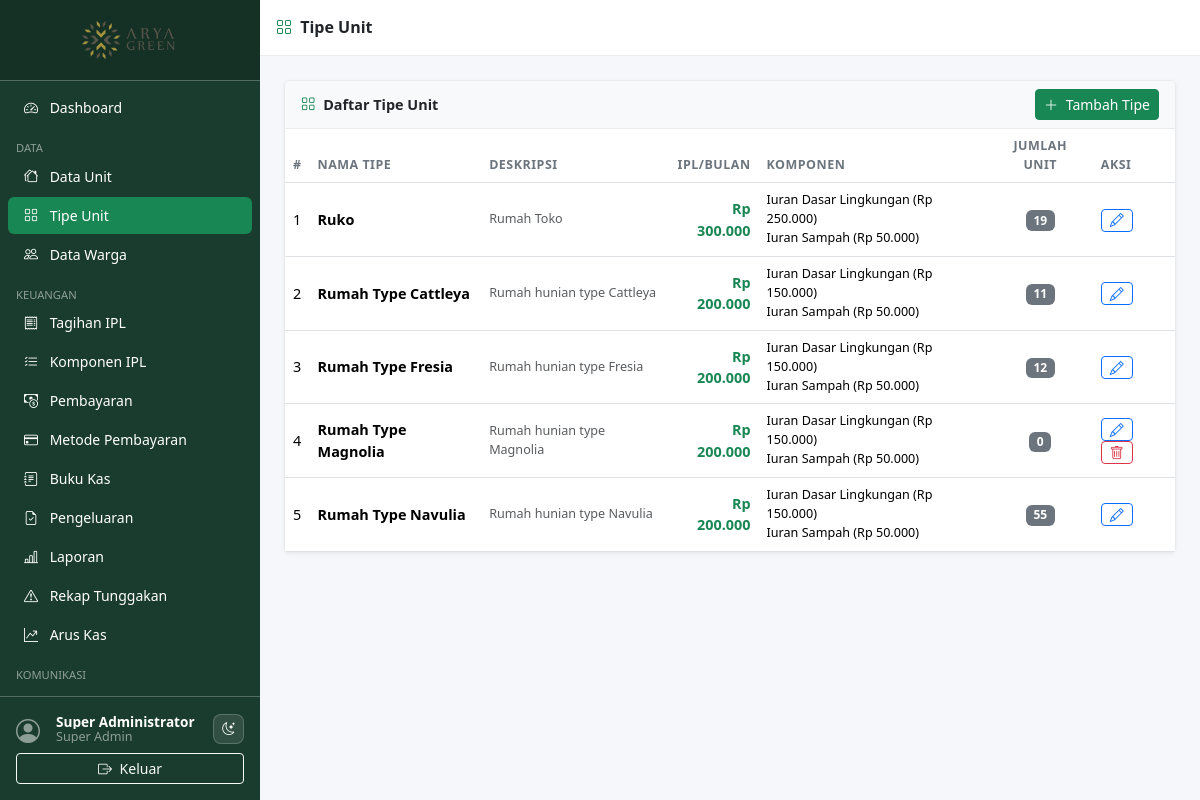
Page /pages/unit_types/index.php (signed in) on the committed database.
### tables this page shows
CREATE TABLE `unit_types` (
  `id`          INT UNSIGNED AUTO_INCREMENT PRIMARY KEY,
  `name`        VARCHAR(100) NOT NULL,
  `description` TEXT DEFAULT NULL,
  `ipl_amount`  DECIMAL(12,2) NOT NULL DEFAULT 0,
  `created_at`  TIMESTAMP DEFAULT CURRENT_TIMESTAMP
);

### includes/functions.php (called while the page is built, shortened)
<?php
function e(mixed $v): string {
    return htmlspecialchars((string)$v, ENT_QUOTES | ENT_SUBSTITUTE, 'UTF-8');
}
function idr(float $v): string {
    return 'Rp ' . number_format($v, 0, ',', '.');
}

### includes/auth.php (called while the page is built, shortened)
<?php
require_once __DIR__ . '/functions.php';
function auth_user(): array {
    return $_SESSION['auth_user'] ?? [];
}
function can(string $permission): bool {
    return in_array($permission, $_SESSION['permissions'] ?? [], true);
}

### pages/unit_types/index.php (the view, shortened to what this page needs)
<?php
require_once __DIR__ . '/../../includes/auth.php';
require_once __DIR__ . '/../../includes/functions.php';
$db = db();
$types = $db->query(
    'SELECT ut.*, COUNT(u.id) AS unit_count
     FROM unit_types ut
     LEFT JOIN units u ON u.unit_type_id = ut.id
     GROUP BY ut.id
     ORDER BY ut.name'
)->fetch_all(MYSQLI_ASSOC);
$comp_rows = $db->query(
    'SELECT utc.unit_type_id, c.name, utc.amount
     FROM unit_type_components utc
     JOIN ipl_components c ON c.id = utc.component_id
     ORDER BY c.sort_order'
)->fetch_all(MYSQLI_ASSOC);
$comp_map = [];
foreach ($comp_rows as $cr) {
    $comp_map[$cr['unit_type_id']][] = e($cr['name']) . ' (' . idr((float)$cr['amount']) . ')';
}
include __DIR__ . '/../../includes/header.php';
include __DIR__ . '/../../includes/sidebar.php';
?>
<div class="content-wrapper">
  <div class="topbar d-flex align-items-center px-3 gap-2">
    <h6 class="mb-0 fw-semibold"><i class="bi bi-grid me-1 text-success"></i> Tipe Unit</h6>
  </div>
  <div class="main-content">
    <div class="card">
      <div class="card-header d-flex align-items-center justify-content-between">
        <span><i class="bi bi-grid me-1 text-success"></i> Daftar Tipe Unit</span>
        <?php if (can('units.create')): ?>
          <a href="form.php" class="btn btn-success btn-sm">
            <i class="bi bi-plus-lg me-1"></i> Tambah Tipe
          </a>
        <?php endif; ?>
      </div>
      <div class="card-body p-0">
        <div class="table-responsive">
          <table class="table table-hover mb-0">
            <thead><tr>
              <th>#</th>
              <th>Nama Tipe</th>
              <th>Deskripsi</th>
              <th class="text-end">IPL/Bulan</th>
              <th>Komponen</th>
              <th class="text-center">Jumlah Unit</th>
              <th>Aksi</th>
            </tr></thead>
            <tbody>
            <?php if (empty($types)): ?>
              <tr><td colspan="6" class="text-center text-muted py-4">Belum ada tipe unit.</td></tr>
            <?php else: foreach ($types as $i => $t): ?>
              <tr>
                <td><?= $i + 1 ?></td>
                <td><strong><?= e($t['name']) ?></strong></td>
                <td class="text-muted small"><?= e($t['description'] ?: '—') ?></td>
                <td class="text-end fw-semibold text-success"><?= idr((float)$t['ipl_amount']) ?></td>
                <td class="small">
                  <?php if (!empty($comp_map[$t['id']])): ?>
                    <?= implode('<br>', $comp_map[$t['id']]) ?>
                  <?php else: ?>
                    <span class="text-muted">—</span>
                  <?php endif; ?>
                </td>
                <td class="text-center">
                  <span class="badge bg-secondary"><?= (int)$t['unit_count'] ?></span>
                </td>
                <td>
                  <?php if (can('units.edit')): ?>
                    <a href="form.php?id=<?= $t['id'] ?>"
                       class="btn btn-sm btn-outline-primary py-0 px-2">
                      <i class="bi bi-pencil"></i>
                    </a>
                  <?php endif; ?>
                  <?php if (can('units.delete') && (int)$t['unit_count'] === 0): ?>
                    <form method="POST" class="d-inline">
                      <button type="submit" class="btn btn-sm btn-outline-danger py-0 px-2"
                              data-confirm="Hapus tipe unit <?= e($t['name']) ?>?">
                        <i class="bi bi-trash"></i>
                      </button>
                    </form>
                  <?php endif; ?>
                </td>
              </tr>
            <?php endforeach; endif; ?>
            </tbody>
          </table>
        </div>
      </div>
    </div>
  </div>
</div>
<?php include __DIR__ . '/../../includes/footer.php'; ?>

### includes/header.php (shortened to what this page needs)
<?php
$current_user = auth_user();
?>
<!DOCTYPE html>
<html lang="id">
<head>
  <link rel="stylesheet" href="https://cdn.jsdelivr.net/npm/bootstrap@5.3.3/dist/css/bootstrap.min.css">
  <link rel="stylesheet" href="https://cdn.jsdelivr.net/npm/bootstrap-icons@1.11.3/font/bootstrap-icons.min.css">
  <link rel="stylesheet" href="<?= APP_URL ?>/assets/css/style.css">
</head>
<body>
<div class="wrapper d-flex">

### includes/sidebar.php (shortened to what this page needs)
<?php
$current_uri = $_SERVER['REQUEST_URI'] ?? '';
function nav_active(string $path): string {
    global $current_uri;
    return str_contains($current_uri, $path) ? ' active' : '';
}
?>
<nav id="sidebar" class="sidebar d-flex flex-column flex-shrink-0 p-0">
  <a href="<?= APP_URL ?>/pages/dashboard.php"
     class="d-flex align-items-center justify-content-center p-3 text-white text-decoration-none sidebar-brand"
     title="<?= e(APP_NAME) ?>">
    <img src="<?= APP_URL ?>/assets/images/logo.png" alt="<?= e(APP_NAME) ?>" class="sidebar-logo">
  </a>
  <hr class="text-white m-0">
  <div class="nav-scroll">
    <ul class="nav nav-pills flex-column px-2 py-2">
    <?php if (can('dashboard.view')): ?>
    <li class="nav-item">
      <a href="<?= APP_URL ?>/pages/dashboard.php"
         class="nav-link text-white<?= nav_active('/dashboard') ?>">
        <i class="bi bi-speedometer2 me-2"></i> Dashboard
      </a>
    </li>
    <?php endif; ?>
    <?php if (can('units.view')): ?>
    <li class="nav-item mt-2">
      <small class="text-white-50 px-2 text-uppercase" style="font-size:.7rem">Data</small>
    </li>
    <li class="nav-item">
      <a href="<?= APP_URL ?>/pages/units/index.php"
         class="nav-link text-white<?= nav_active('/units/') ?>">
        <i class="bi bi-houses me-2"></i> Data Unit
      </a>
    </li>
    <li class="nav-item">
      <a href="<?= APP_URL ?>/pages/unit_types/index.php"
         class="nav-link text-white<?= nav_active('/unit_types') ?>">
        <i class="bi bi-grid me-2"></i> Tipe Unit
      </a>
    </li>
    <?php endif; ?>
    <?php if (can('residents.view')): ?>
    <li class="nav-item">
      <a href="<?= APP_URL ?>/pages/residents/index.php"
         class="nav-link text-white<?= nav_active('/residents') ?>">
        <i class="bi bi-people me-2"></i> Data Warga
      </a>
    </li>
    <?php endif; ?>
    <?php if (can('billing.view') || can('payments.view')): ?>
    <li class="nav-item mt-2">
      <small class="text-white-50 px-2 text-uppercase" style="font-size:.7rem">Keuangan</small>
    </li>
    <?php endif; ?>
    <?php if (can('billing.view')): ?>
    <li class="nav-item">
      <a href="<?= APP_URL ?>/pages/billing/index.php"
         class="nav-link text-white<?= nav_active('/billing') ?>">
        <i class="bi bi-receipt me-2"></i> Tagihan IPL
      </a>
    </li>
    <?php endif; ?>
    <?php if (can('ipl_components.view')): ?>
    <li class="nav-item">
      <a href="<?= APP_URL ?>/pages/ipl_components/index.php"
         class="nav-link text-white<?= nav_active('/ipl_components') ?>">
        <i class="bi bi-list-check me-2"></i> Komponen IPL
      </a>
    </li>
    <?php endif; ?>
    <?php if (can('payments.view')): ?>
    <li class="nav-item">
      <a href="<?= APP_URL ?>/pages/payments/index.php"
         class="nav-link text-white<?= nav_active('/payments') ?>">
        <i class="bi bi-cash-coin me-2"></i> Pembayaran
      </a>
    </li>
    <?php endif; ?>
    <?php if (can('payment_methods.view')): ?>
    <li class="nav-item">
      <a href="<?= APP_URL ?>/pages/payment_methods/index.php"
         class="nav-link text-white<?= nav_active('/payment_methods') ?>">
        <i class="bi bi-credit-card me-2"></i> Metode Pembayaran
      </a>
    </li>
    <?php endif; ?>
    <?php if (can('cashbook.view')): ?>
    <li class="nav-item">
      <a href="<?= APP_URL ?>/pages/cashbook/index.php"
         class="nav-link text-white<?= nav_active('/cashbook') ?>">
        <i class="bi bi-journal-text me-2"></i> Buku Kas
      </a>
    </li>
    <?php endif; ?>
    <?php if (can('expense.request') || can('expense.approve')): ?>
    <li class="nav-item">
      <a href="<?= APP_URL ?>/pages/expense/index.php"
         class="nav-link text-white<?= nav_active('/expense') ?>">
        <i class="bi bi-file-earmark-check me-2"></i> Pengeluaran
      </a>
    </li>
    <?php endif; ?>
    <?php if (can('reports.view')): ?>
    <li class="nav-item">
      <a href="<?= APP_URL ?>/pages/reports/index.php"
         class="nav-link text-white<?= nav_active('/reports/index') ?>">
        <i class="bi bi-bar-chart-line me-2"></i> Laporan
      </a>
    </li>
    <li class="nav-item">
      <a href="<?= APP_URL ?>/pages/reports/arrears.php"
         class="nav-link text-white<?= nav_active('/reports/arrears') ?>">
        <i class="bi bi-exclamation-triangle me-2"></i> Rekap Tunggakan
      </a>
    </li>
    <li class="nav-item">
      <a href="<?= APP_URL ?>/pages/reports/cashflow.php"
         class="nav-link text-white<?= nav_active('/reports/cashflow') ?>">
        <i class="bi bi-graph-up-arrow me-2"></i> Arus Kas
      </a>
    </li>
    <?php endif; ?>
    <?php if (can('billing.send_reminder') || can('complaints.view') || can('polls.view')): ?>
    <li class="nav-item mt-2">
      <small class="text-white-50 px-2 text-uppercase" style="font-size:.7rem">Komunikasi</small>
    </li>
    <?php endif; ?>
    <?php if (can('billing.send_reminder')): ?>
    <li class="nav-item">
      <a href="<?= APP_URL ?>/pages/billing/send_reminders.php"
         class="nav-link text-white<?= nav_active('/send_reminders') ?>">
        <i class="bi bi-envelope me-2"></i> Reminder Email
      </a>
    </li>
    <?php endif; ?>
    </ul>
  </div>
  <hr class="text-white m-0">
  <div class="p-3 sidebar-footer">
    <div class="d-flex align-items-center mb-2">
      <div class="avatar-sm me-2">
        <i class="bi bi-person-circle fs-4 text-white-50"></i>
      </div>
      <div class="text-white lh-1 flex-grow-1 overflow-hidden">
        <div class="fw-semibold text-truncate" style="font-size:.85rem"><?= e($current_user['name'] ?? '') ?></div>
        <small class="text-white-50"><?= e(ucwords(str_replace('_',' ', $current_user['role'] ?? ''))) ?></small>
      </div>
      <button type="button" class="dark-toggle sidebar-theme-toggle text-white ms-2" aria-label="Ganti tema" title="Ganti tema">
        <i class="bi bi-moon-stars"></i>
      </button>
    </div>
    <a href="<?= APP_URL ?>/auth/logout.php"
       class="btn btn-sm btn-outline-light w-100"
       onclick="return confirm('Yakin ingin keluar?')">
      <i class="bi bi-box-arrow-right me-1"></i> Keluar
    </a>
  </div>
</nav>

### includes/footer.php (shortened to what this page needs)
  </div>
</body>
</html>

### assets/css/style.css (style rules this page uses)
:root { --sidebar-width: 260px; --sidebar-bg: #1a3c2e; --sidebar-hover: #2d6a4f; --topbar-height: 56px; --page-bg: #f5f7fa; --surface: #ffffff; --surface-muted: #f8f9fa; --border-color: #e9ecef; --text-color: #212529; --muted-color: #6c757d; }
body { background: var(--page-bg); color: var(--text-color); font-size: .9rem; }
.wrapper { min-height: 100vh; }
.sidebar { width: var(--sidebar-width); height: 100vh; min-height: 0; background: var(--sidebar-bg); position: fixed; top: 0; left: 0; z-index: 1040; transition: transform .25s ease; overflow: hidden; display: flex; flex-direction: column; }
.sidebar .nav-scroll { flex: 1 1 0; height: 0; min-height: 0; overflow-y: auto; overflow-x: hidden; scrollbar-width: thin; scrollbar-color: rgba(255,255,255,.35) transparent; }
.sidebar .sidebar-footer { flex-shrink: 0; background: var(--sidebar-bg); }
.sidebar-brand { background: rgba(0,0,0,.2); }
.sidebar-logo { height: 48px; width: auto; object-fit: contain; }
.sidebar .nav-link { border-radius: 6px; margin-bottom: 2px; font-size: .875rem; }
.sidebar .nav-link.active { background: #198754; }
.content-wrapper { margin-left: var(--sidebar-width); width: calc(100% - var(--sidebar-width)); min-height: 100vh; display: flex; flex-direction: column; }
.topbar { height: var(--topbar-height); background: var(--surface); border-bottom: 1px solid var(--border-color); color: var(--text-color); position: sticky; top: 0; z-index: 1030; }
.main-content { flex: 1; padding: 1.5rem; }
.card { border: 1px solid var(--border-color); background: var(--surface); box-shadow: 0 1px 4px rgba(0,0,0,.06); }
.card-header { background: var(--surface-muted); border-bottom: 1px solid var(--border-color); font-weight: 600; }
.table th { font-size: .78rem; text-transform: uppercase; letter-spacing: .04em; color: var(--muted-color); font-weight: 600; }
.table td { vertical-align: middle; }
.badge { font-size: .75rem; padding: .35em .65em; }
.dark-toggle { background: transparent; border: 1px solid var(--border-color); border-radius: 8px; padding: 4px 8px; font-size: .8rem; cursor: pointer; transition: background .2s, border-color .2s; }
.dark-toggle i { pointer-events: none; }
.sidebar-theme-toggle { background: rgba(255,255,255,.1); border-color: rgba(255,255,255,.2); }
.avatar-sm { width: 32px; height: 32px; }

### rows in the picture
unit_types: name "Ruko", description "Rumah Toko", ipl_amount "Rp 300.000", id "Iuran Dasar Lingkungan (Rp 250.000) Iuran Sampah (Rp 50.000)", unit_count "19"
unit_types: name "Rumah Type Cattleya", description "Rumah hunian type Cattleya", ipl_amount "Rp 200.000", id "Iuran Dasar Lingkungan (Rp 150.000) Iuran Sampah (Rp 50.000)", unit_count "11"
unit_types: name "Rumah Type Fresia", description "Rumah hunian type Fresia", ipl_amount "Rp 200.000", id "Iuran Dasar Lingkungan (Rp 150.000) Iuran Sampah (Rp 50.000)", unit_count "12"
unit_types: name "Rumah Type Magnolia", description "Rumah hunian type Magnolia", ipl_amount "Rp 200.000", id "Iuran Dasar Lingkungan (Rp 150.000) Iuran Sampah (Rp 50.000)", unit_count "0"
unit_types: name "Rumah Type Navulia", description "Rumah hunian type Navulia", ipl_amount "Rp 200.000", id "Iuran Dasar Lingkungan (Rp 150.000) Iuran Sampah (Rp 50.000)", unit_count "55"

### other values in the picture
$current_user['name'] "Super Administrator"
str_replace('_',' ', $current_user['role'] ?? '') "Super Admin"
